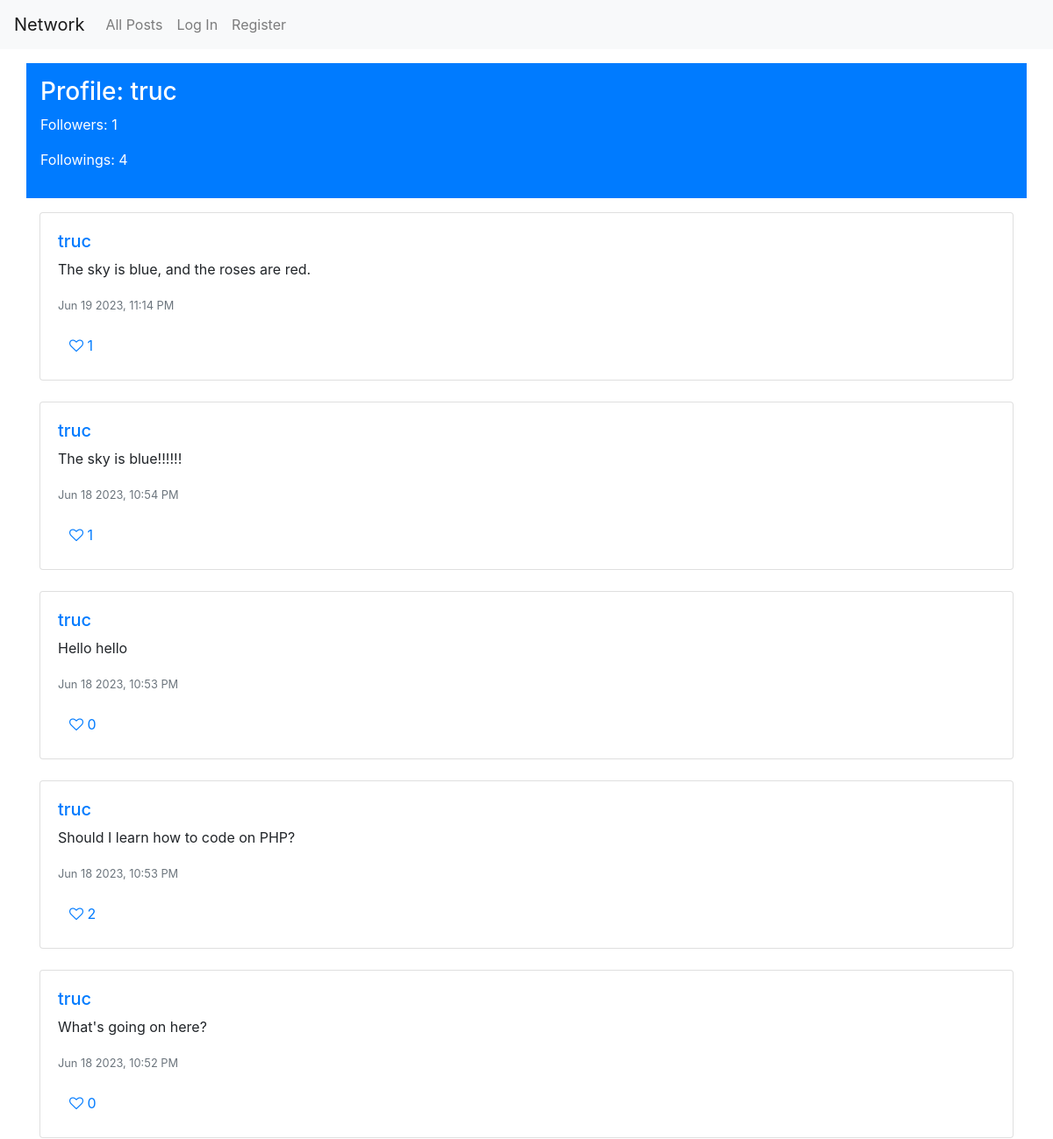
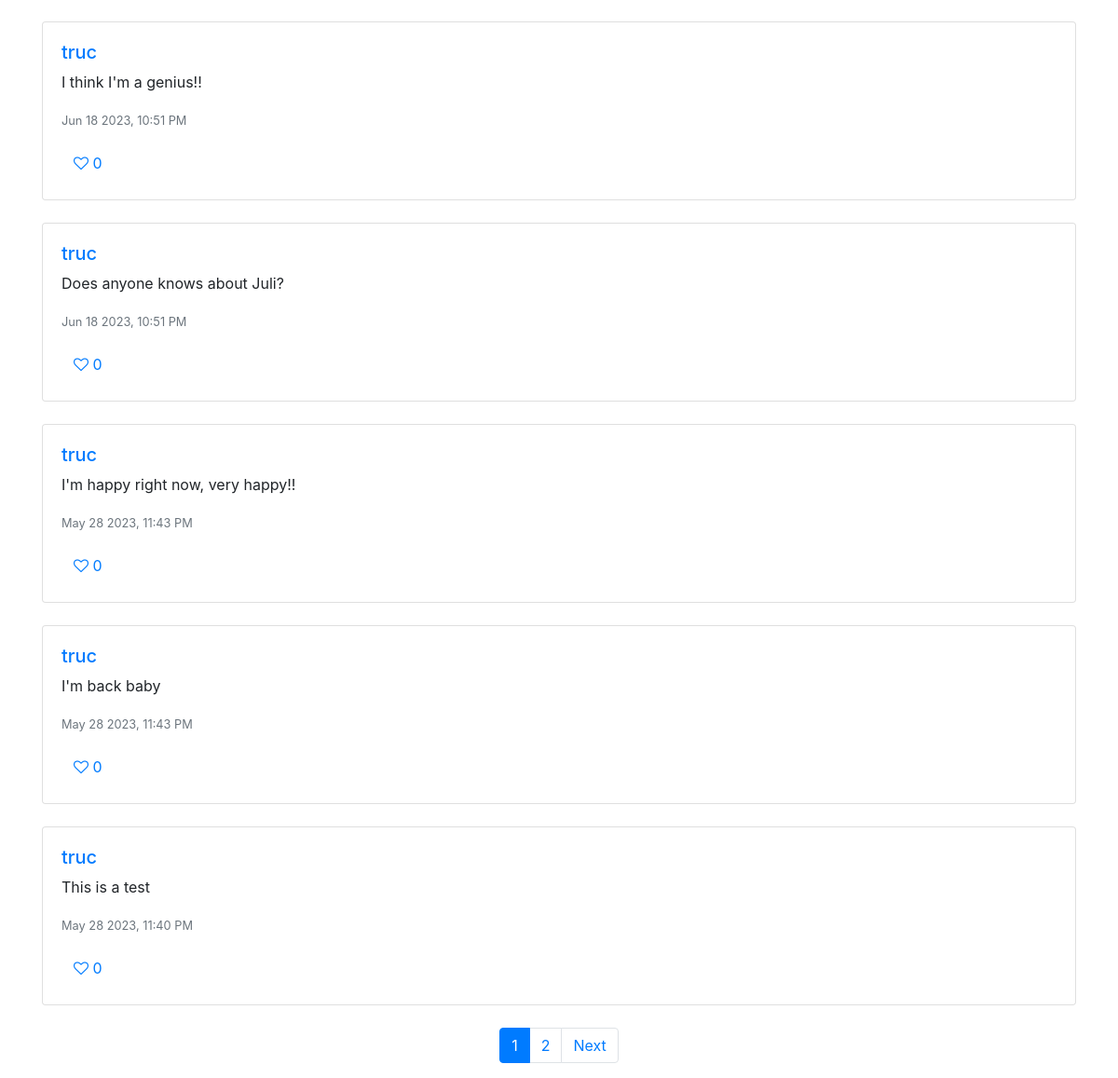
Page /profile/truc/ on the committed database (2 pictures, top to bottom).
### network/models.py (models this page shows, shortened)
class User(AbstractUser):
    pass

class Post(models.Model):
    content = models.TextField(blank = False)
    user = models.ForeignKey("User", on_delete=models.CASCADE, related_name="posts")
    timestamp = models.DateTimeField(auto_now_add=True)
    likes = models.IntegerField(default=0)
    editing = models.BooleanField(default=False)
    post_liked = models.ManyToManyField(User, related_name='liked_posts', blank=True)
    def serialize(self, request=None):
        is_liked = False
        if request and request.user.is_authenticated:
            is_liked = self.post_liked.filter(id=request.user.id).exists()
        return {
            "id": self.id,
            "author": self.user.username,
            "content": self.content,
            "timestamp": self.timestamp.strftime("%b %d %Y, %I:%M %p"),
            "likes": self.likes,
            "is_liked": is_liked
        }

### network/views.py (the view)
# urls.py: path('profile/<str:username>/', views.profile_view, name='profile'),
def profile_view(request, username):
    user = get_object_or_404(User, username=username)
    num_followers = Follow.objects.filter(following=user).count()
    num_followings = Follow.objects.filter(follower=user).count()
    follow_obj = None
    if request.user.is_authenticated and request.user != user:
        follow_obj = Follow.objects.filter(follower=request.user, following=user).first()
    posts = Post.objects.filter(user=user).order_by('-timestamp')
    paginator = Paginator(posts, 10)
    page_number = request.GET.get('page')
    page_obj = paginator.get_page(page_number)
    serialized_posts = []
    for post in page_obj:
        serialized_post = post.serialize(request)
        serialized_posts.append(serialized_post)
    return render(request, 'network/profile.html', {
        'profile_user': user,
        'num_followers': num_followers,
        'num_followings': num_followings,
        'follow_obj': follow_obj,
        "page_obj": page_obj,
        "serialized_posts": serialized_posts
    })

### network/templates/network/profile.html (shortened to what this page needs)
{% extends "network/layout.html" %}
{% block body %}
<div class="container p-3 my-3 bg-primary text-white">
<h3>Profile: {{ profile_user.username }}</h3>
<p>Followers: {{ num_followers }}</p>
<p>Followings: {{ num_followings }}</p>
</div>
<div class="container">
  {% for post in serialized_posts %}
  <div class="card mb-4">
    <div class="card-body">
      <h5 class="card-text"><a href="{% url 'profile' post.author %}">{{ post.author }}</a></h5>
      <p id="post-content-{{ post.id }}" class="card-text">{{ post.content }}</p>
      <p class="card-text"><small class="text-muted">{{ post.timestamp }}</small></p>
      <div>
        <button class="btn btn-link like-btn{% if post.is_liked %} liked{% endif %}" data-post-id="{{ post.id }}">
          <i class="fa {% if post.is_liked %}fa-heart{% else %}fa-heart-o{% endif %} heart-icon"></i>
          <span id="post-likes-{{ post.id }}" class="likes-count">{{ post.likes }}</span>
        </button>
      </div>
    </div>
  </div>
  {% empty %}
  <div class="alert alert-primary" role="alert">
    No posts yet.
  </div>
  {% endfor %}
</div>
<div class="container d-flex justify-content-center">
  <nav aria-label="Page navigation">
    <ul class="pagination">
      {% for num in page_obj.paginator.page_range %}
      {% if page_obj.number == num %}
      <li class="page-item active">
        <a class="page-link" href="?page={{ num }}">{{ num }}</a>
      </li>
      {% else %}
      <li class="page-item">
        <a class="page-link" href="?page={{ num }}">{{ num }}</a>
      </li>
      {% endif %}
      {% endfor %}
      {% if page_obj.has_next %}
      <li class="page-item">
        <a class="page-link" href="?page={{ page_obj.next_page_number }}">Next</a>
      </li>
      {% endif %}
    </ul>
  </nav>
</div>
{% endblock %}

### rows in the picture
User: username "truc", author "truc" "truc" "truc" "truc" "truc" "truc" "truc" "truc" "truc" "truc"
Post: content "The sky is blue, and the roses are red."
Post: content "The sky is blue!!!!!!"
Post: content "Hello hello"
Post: content "Should I learn how to code on PHP?"
Post: content "What's going on here?"
Post: content "I think I'm a genius!!"
Post: content "Does anyone knows about Juli?"
Post: content "I'm happy right now, very happy!!"
Post: content "I'm back baby"
Post: content "This is a test"

### other values in the picture
{{ num_followers }} "1"
{{ num_followings }} "4"
{{ post.timestamp }} "Jun 19 2023, 11:14 PM" "Jun 18 2023, 10:54 PM" "Jun 18 2023, 10:53 PM" "Jun 18 2023, 10:53 PM" "Jun 18 2023, 10:52 PM" "Jun 18 2023, 10:51 PM" "Jun 18 2023, 10:51 PM" "May 28 2023, 11:43 PM" "May 28 2023, 11:43 PM" "May 28 2023, 11:40 PM"
{{ post.likes }} "1" "1" "0" "2" "0" "0" "0" "0" "0" "0"
{{ num }} "1"
{{ num }} "2"
